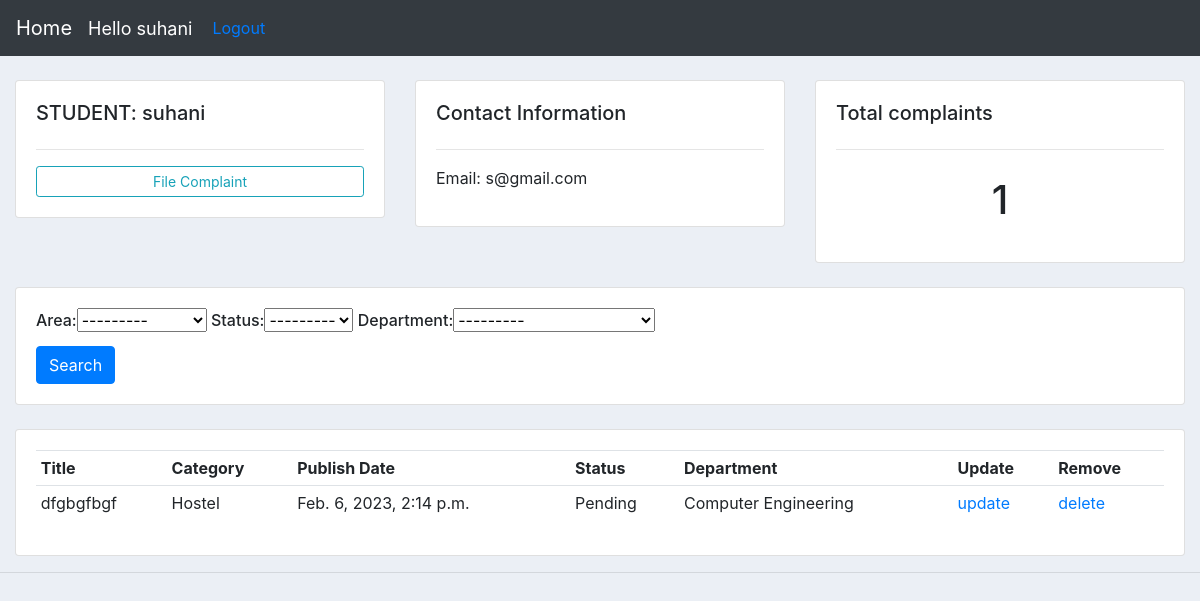
/student/10/ (signed in), run on the app's committed database.
### portal/models.py (models this page shows, shortened)
class Student(models.Model):
    user=models.OneToOneField(User,null=True,on_delete=models.CASCADE)
    name = models.CharField(max_length=200, null=True)
    phone = models.CharField(max_length=10, null=True)
    email = models.CharField(max_length=200, null=True,validators=[EmailValidator("Email is not valid")])
    date_created = models.DateTimeField(auto_now_add=True, null=True)

class Complaint(models.Model):
    title = models.CharField(max_length=200)
    Area_choices= (
        ('Hostel','Hostel'),
        ('Academics','Academics'),
        ('Administrative','Administrative'),
        ('N','none'),
    )
    area=models.CharField(max_length=25,choices=Area_choices,default='N')
    Department_choice=(
        ('Computer Engineering' ,'Computer Engineering'),
        ('Electronics Engineering','Electronics Engineering'),
        ('Electrical Engineering','Electrical Engineering'),
        ('Civil Engineering','Civil Engineering'),
        ('Information Technology','Information Technology'),
        ('None','None'),
    )
    STATUS=(
        ('Pending','Pending'),
        ('Solved','Solved'),
    )
    status=models.CharField(max_length=8,null=True,choices=STATUS,default='Pending')
    Department=models.CharField(max_length=35,choices=Department_choice,default='N')
    details = models.TextField(blank=True)
    pub_date = models.DateTimeField(auto_now=True)
    student=models.ForeignKey(Student,on_delete=models.SET_NULL,null=True)

### portal/views.py (the view)
# urls.py: path('student/<str:pk_test>/', views.students,name='student'),
@login_required(login_url='login')
def students(request, pk_test):
    student = Student.objects.get(id=pk_test)
    complaints = student.complaint_set.all()
    myFilter = ComplaintFilter(request.GET, queryset=complaints)
    complaints = myFilter.qs
    context = {
        'student': student,
        'complaints': complaints,
        'myFilter': myFilter
    }
    return render(request, 'student.html', context)

### templates/student.html
{%  extends 'main.html' %}
{% block content %}
	<br>
<div class="row">
	<div class="col-md">
		<div class="card card-body ">
			<h5>STUDENT: {{student.name}}</h5>
			<hr>
			<a class="btn btn-outline-info  btn-sm btn-block" href="{% url 'create_complaint' student.id %}">File Complaint</a>
		</div>
	</div>
	<div class="col-md">
		<div class="card card-body">
			<h5>Contact Information</h5>
			<hr>
			<p>Email: {{student.email}}</p>
		</div>
	</div>
	<div class="col-md">
		<div class="card card-body">
			<h5>Total complaints</h5>
			<hr>
			<h1 style="text-align: center;padding: 10px">{{complaints.count}}</h1>
		</div>
	</div>
</div>
<br>
<div class="row">
	<div class="col">
		<div class="card card-body">
			<form method="get">
				<h6 font='5'>{{myFilter.form}} </h6>
		    <button class="btn btn-primary" type="submit">Search</button>
		  </form>
		</div>
	</div>
</div>
<br>
<div class="row">
	<div class="col-md">
		<div class="card card-body">
			<table class="table table-sm">
				<tr>
					<th>Title</th>
					<th>Category</th>
					<th>Publish Date</th>
					<th>Status</th>
					<th>Department</th>
					<th>Update</th>
					<th>Remove</th>
				</tr>
				{% for complaint in complaints  %}
				<tr>
                 <td>{{complaint.title}}</td>
				 <td>{{complaint.area}}</td>
				 <td>{{complaint.pub_date}}</td>
				 <td>{{complaint.status}}</td>
				 <td>{{complaint.Department}}</td>
				 <td><a href="{% url 'update_complaint' complaint.id %}" class="href">update</a></td>
					<td><a href="{% url 'delete_complaint' complaint.id %}" class="href">delete</a></td>
				</tr>
				{% endfor %}
			</table>
		</div>
	</div>
</div>
{% endblock %}

### templates/navbar.html (shortened to what this page needs)
{% load static %}
<nav class="navbar navbar-expand-lg navbar-dark bg-dark">
    <a class="navbar-brand" href="{% url 'home2' %}">Home</a>
    <span class="hello-msg">Hello {{request.user}}</span>
    <span><a href="{% url 'logout' %}" class="href"> Logout</a></span>
  </nav>

### static/css/main.css (style rules this page uses)
body { background-color: #ebeff5; }

### templates/navbar.html (style rules this page uses)
.hello-msg { font-size:18px; color: #fff; margin-right:20px; }

### data on the page
Student: name "suhani", email "s@gmail.com"
Complaint: title "dfgbgfbgf", area "Hostel", pub_date "Feb. 6, 2023, 2:14 p.m.", status "Pending", Department "Computer Engineering"

### other printed values
{{ request.user }} "suhani"
{{ complaints.count }} "1"
